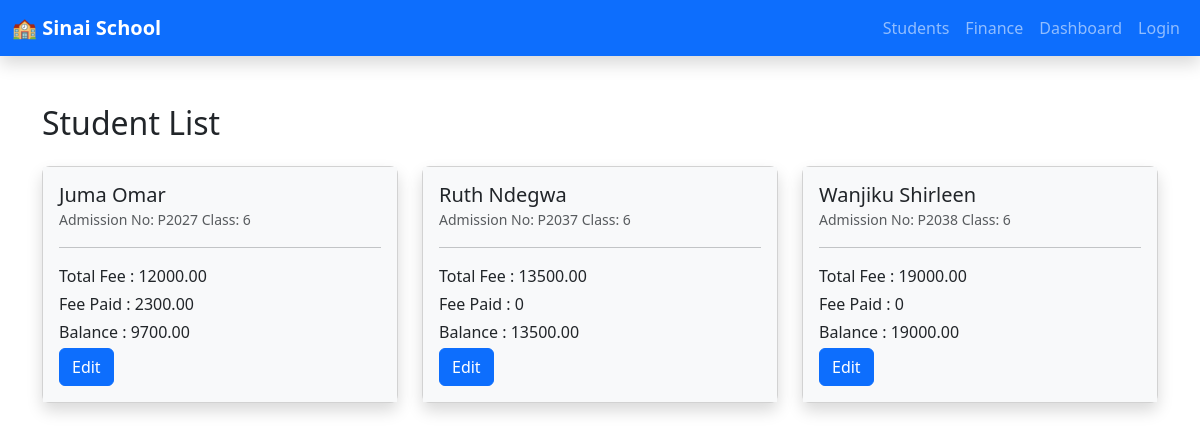
/students/, run on an earlier commit of the app's database.
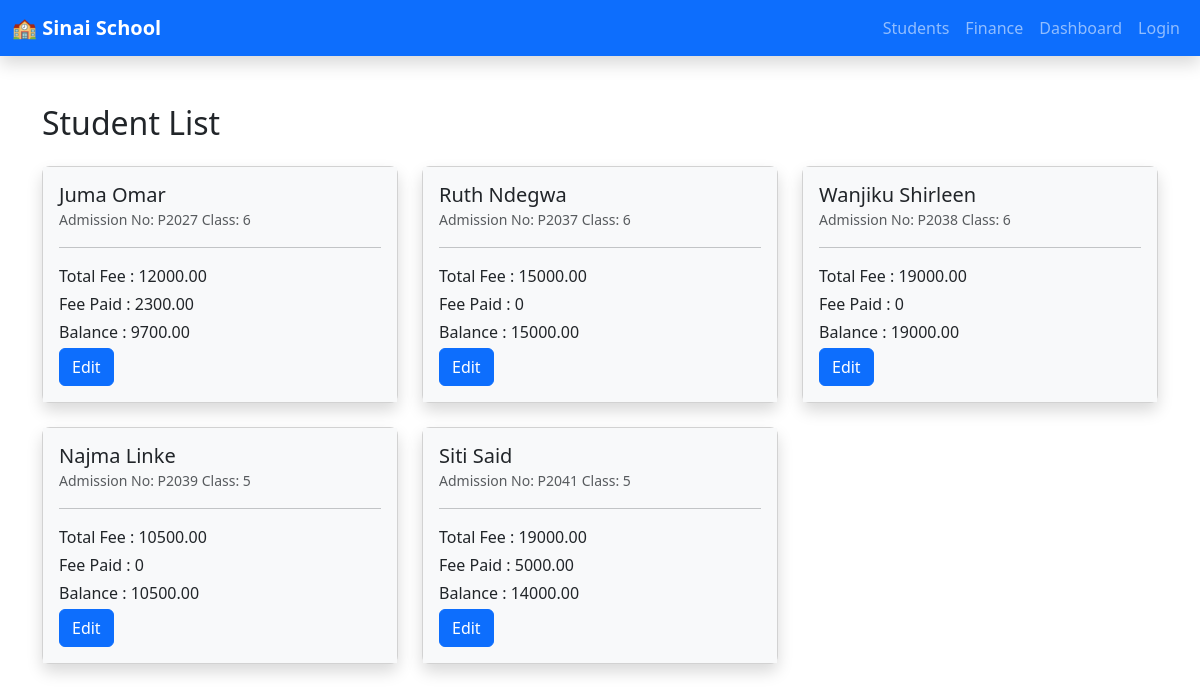
And on a later commit of the database.
### students/models.py (models this page shows, shortened)
class Student(models.Model):
    first_name = models.CharField(max_length=50)
    last_name = models.CharField(max_length=50)
    email = models.EmailField(unique=True)
    user = models.OneToOneField(User, on_delete=models.CASCADE)
    adm_no = models.CharField(max_length=100)
    grade = models.ForeignKey(ClassRoom, on_delete=models.CASCADE)
    fee_type = models.ManyToManyField('finance.FeeType', blank=True)
    def total_fees(self):
        if not self.pk:
            return 0
        return sum(fee.amount for fee in self.fee_type.all())
    def total_fees_paid(self):
        if not self.pk:
            return 0
        return sum(payment.amount for payment in self.payment_set.all())
    def balance(self):
        if not self.pk:
            return 0
        total_paid = self.total_fees_paid()
        total_fees = sum(fee.amount for fee in self.fee_type.all())
        return total_fees - total_paid

### academics/models.py (models this page shows, shortened)
class ClassRoom(models.Model):
    streams = [
        ('N', 'North'),
        ('S', 'South'),
        ('E', 'East')
    ]
    capacity = models.IntegerField()
    class_teacher = models.OneToOneField(Teacher, on_delete=models.CASCADE)
    stream = models.CharField(max_length=50, choices=streams, default='N')
    name = models.CharField(max_length=50)
    def __str__(self):
        return self.name

### finance/models.py (models this page shows, shortened)
class FeeType(models.Model):
    name = models.CharField(max_length=100)
    description = models.TextField(blank=True, null=True)
    amount = models.DecimalField(max_digits=10, decimal_places=2)

class Payment(models.Model):
    student = models.ForeignKey('students.Student', on_delete=models.CASCADE, null=True, blank=True)
    fee = models.ForeignKey(FeeType, on_delete=models.CASCADE)
    amount = models.DecimalField(max_digits=10, decimal_places=2)
    payment_date = models.DateField(auto_now_add=True)
    payment_method = models.CharField(max_length=50)
    receipt_number = models.CharField(max_length=100, unique=True)

### students/views.py (the view)
# urls.py: path('students/', views.StudentList.as_view(), name='student_list'),
class StudentList(ListView):
    model = Student
    template_name = 'students/student_list.html'
    context_object_name = 'students'
    def get_queryset(self):
        return Student.objects.select_related('user').all()

### students/templates/students/student_list.html
{% extends "./base.html" %}
{% block content %}
<div class="container mt-4">
    <h2 class="mb-4">Student List</h2>
    <div class="row">
        {% for student in students %}
        <div class="col-md-6 col-lg-4 mb-4">
            <div class="card shadow rounded-3">
                <div class="card-body bg-light">
                    <div class="d-flex align-items-center">
                        <div>
                            <h5 class="card-title mb-0">{{ student.user.first_name }}  {{student.user.last_name}}</h5>
                            <small class="text-muted">Admission No: {{ student.adm_no }} Class: {{ student.grade }}    </small>
                        </div>
                    </div>
                    <hr>
                    <p class="mb-1">Total Fee : {{ student.total_fees }}</p>
                    <p class="mb-1">Fee Paid : {{ student.total_fees_paid }}</p>
                    <p class="mb-1">Balance : {{ student.balance }}</p>
                    <a href="{% url 'students:edit_student' student.pk %}" class="btn btn-primary">Edit</a>
                </div>
            </div>
        </div>
        {% empty %}
        <p>No students found.</p>
        {% endfor %}
    </div>
</div>
{% endblock %}

### students/templates/students/base.html (shortened to what this page needs)
<!DOCTYPE html>
<html lang="en">
<head>
  <link href="https://cdn.jsdelivr.net/npm/bootstrap@5.3.0/dist/css/bootstrap.min.css" rel="stylesheet">
  {% load static %}
</head>
<body>
<nav class="navbar navbar-expand-lg navbar-dark bg-primary shadow">
  <div class="container-fluid">
    <a class="navbar-brand fw-bold" href="{% url 'students:student_list' %}">🏫 Sinai School</a>
    <div class="collapse navbar-collapse" id="navMenu">
      <ul class="navbar-nav ms-auto">
        <li class="nav-item">
          <a class="nav-link" href="{% url 'students:student_list' %}">Students</a>
        </li>
        <li class="nav-item">
          <a class="nav-link" href="{% url 'finance:fee_list' %}">Finance</a>
        </li>
        <li class="nav-item">
          <a class="nav-link" href="{% url 'students:index' %}">Dashboard</a>
        </li>
        {% if user.is_authenticated %}
        <li class="nav-item">
          <a class="nav-link" href="#">{{ user.username }}</a>
        </li>
        <li class="nav-item">
          <a class="nav-link" href="#">Logout</a>
        </li>
        {% else %}
        <li class="nav-item">
          <a class="nav-link" href="#">Login</a>
        </li>
        {% endif %}
      </ul>
    </div>
  </div>
</nav>
<main class="container-fluid py-4">
  {% block content %}{% endblock %}
</main>
</body>
</html>

What changed in the data, as far as the page shows it:
computed for Student "Ruth": total_fees "13500.00" → "15000.00"; balance "13500.00" → "15000.00"
added Student: user.first_name "Najma", user.last_name "Linke", adm_no "P2039", grade "5", total_fees "10500.00", total_fees_paid "0", balance "10500.00"
added Student: user.first_name "Siti", user.last_name "Said", adm_no "P2041", grade "5", total_fees "19000.00", total_fees_paid "5000.00", balance "14000.00"
